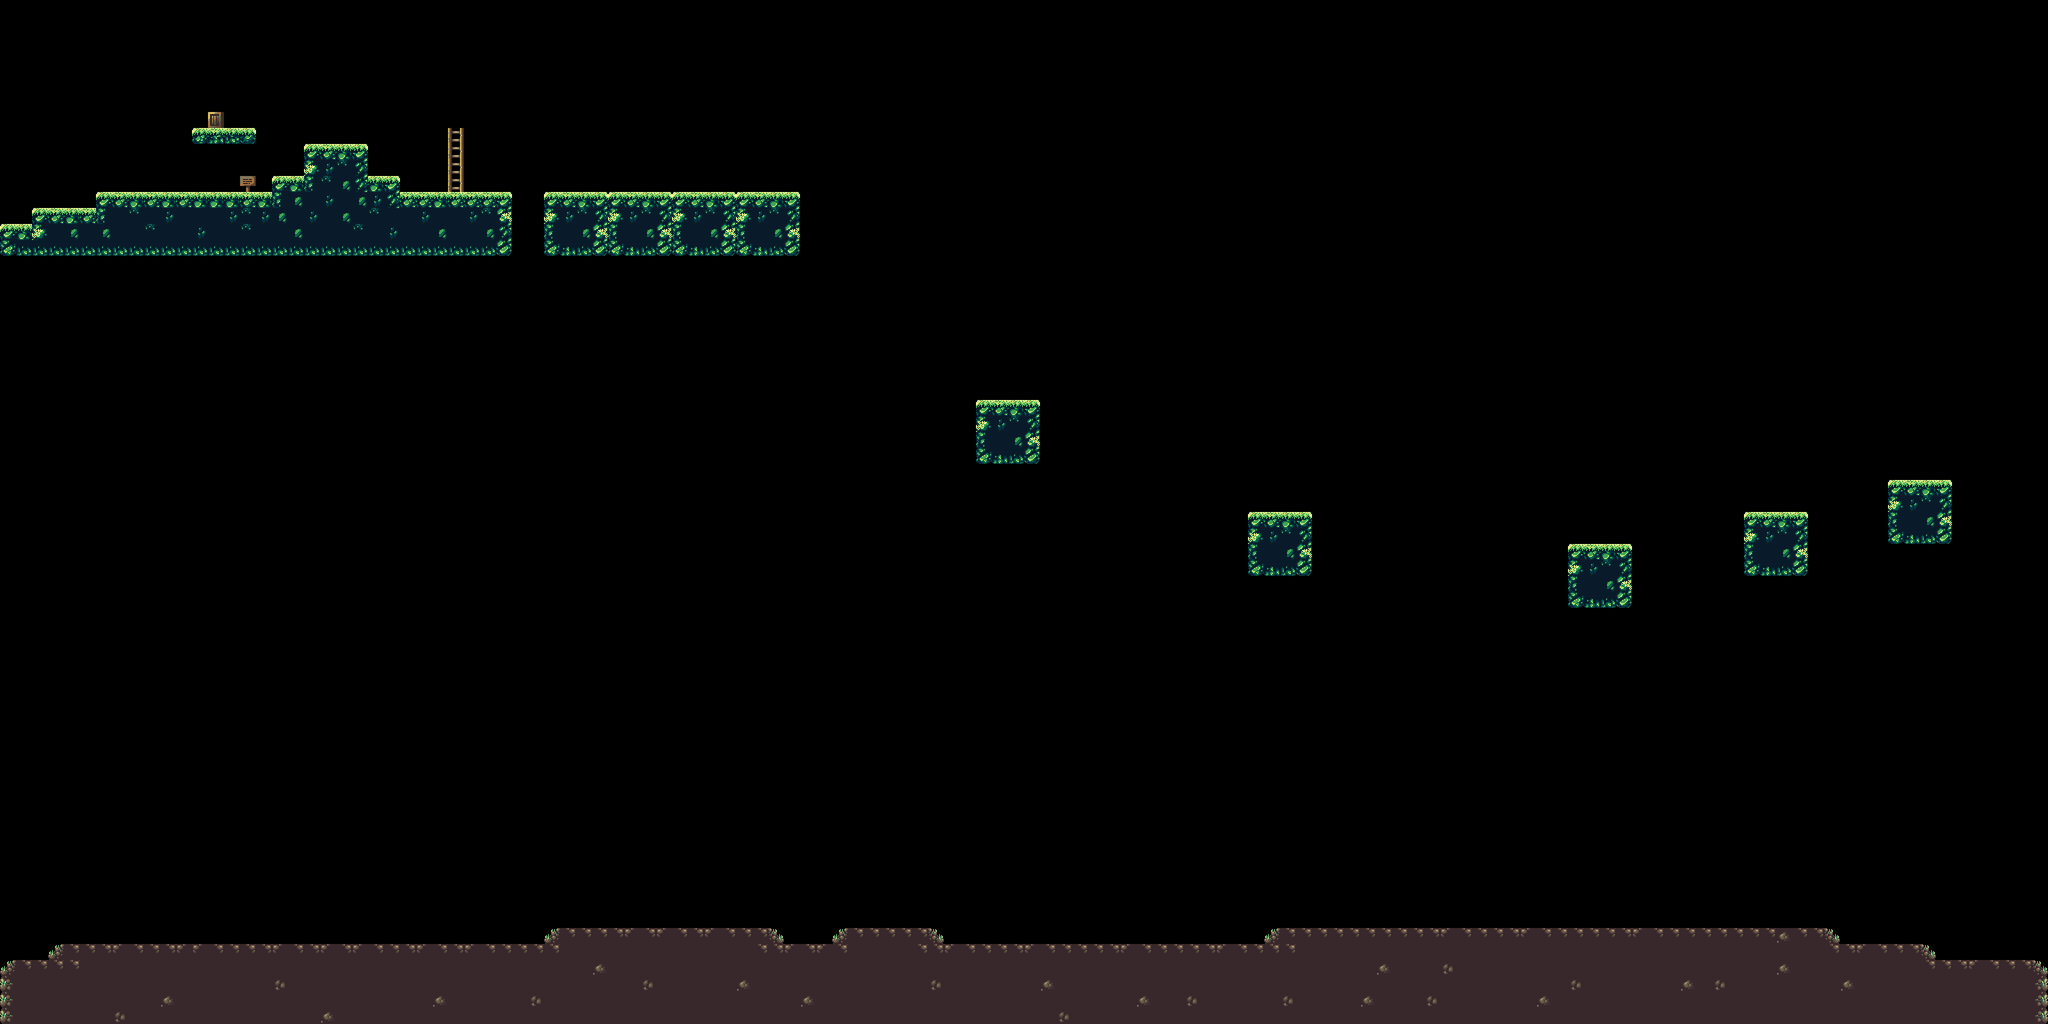

A 2D game scene composited from a Tiled map and its tileset images. What follows is a short description and the map's XML, with each tile layer's data collapsed to a summary:
An orthogonal 128x64 tile map with 32x32 px tiles, 1 tile layer (Tile Layer 1).

<map version="1.10" tiledversion="1.10.2" orientation="orthogonal" renderorder="right-down" width="128" height="64" tilewidth="32" tileheight="32" infinite="0" nextlayerid="2" nextobjectid="1">
 <editorsettings>
  <export target="tilemap2.csv" format="csv" />
 </editorsettings>
 <tileset firstgid="1" source="Tileset.tsx" />
 <layer id="1" name="Tile Layer 1" width="128" height="64">
  <data>[8192 cells, 978 non-empty, 32 distinct tile ids]</data>
 </layer>
</map>